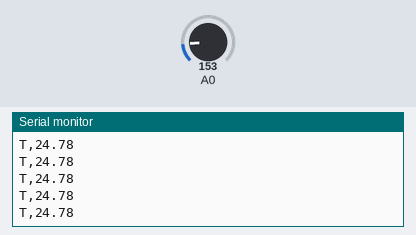
The sketch below on a simulated Arduino Uno, built with avr-gcc and run on an emulated ATmega328P. On the bench: the last lines printed to the serial monitor. The inputs (shaded band) are chosen by the test bench; at power-on: A0 = 153.

Above: at 1.2 s.
1.3 s: A0 set to 165
At 1.56 s:
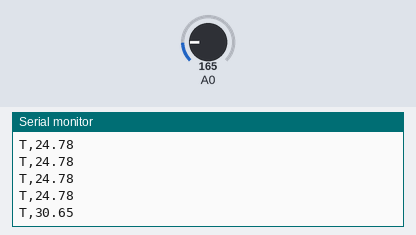
2.8 s: A0 set to 175
At 2.96 s:
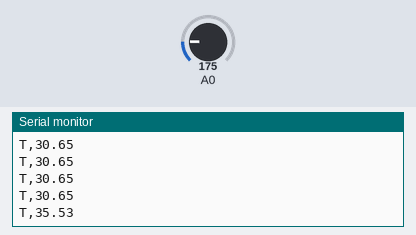
Timing chart, 0 to 5.8 s (numbered marks = the images above; inputs shaded):
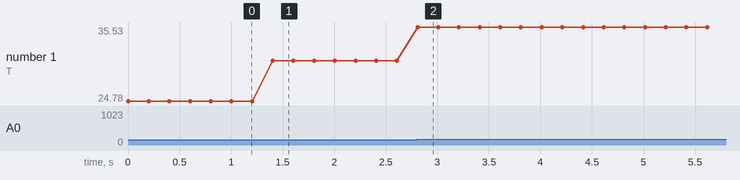

The sketch:

thermo_logger_tmp36.ino
```cpp
// arduino/thermo_logger_tmp36/thermo_logger_tmp36.ino
void setup() { Serial.begin(115200); }
void loop() {
  int raw = analogRead(A0);
  float v = raw * (5.0 / 1023.0);
  float tempC = (v - 0.5) * 100.0;
  Serial.print("T,"); Serial.println(tempC, 2);
  delay(200);
}
```

Measured:
- after the input at 1.3 s, the serial monitor: prints a new line after 0.10 s (image 1)
- after the input at 2.8 s, the serial monitor: prints a new line at once (image 2)
- plotted number 1: 24.78 → 30.65 after the input at 1.3 s, 30.65 → 35.53 after the input at 2.8 s
